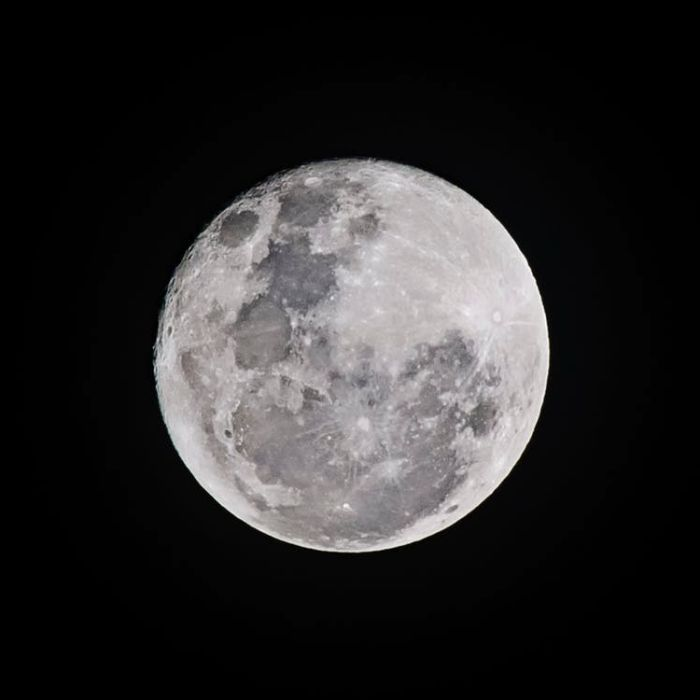
%> input picture Image Processing With Matlab/0008-Image-Restoration/_images/moon.jpg, 700 x 700 px
$ octave exm_001_salt_and_pepper_noise.m   (GNU Octave 9; MATLAB toolbox functions it lacks are replaced by stand-ins)
%> lines starting %> are read from the running program, lines starting %| are printed output that depends on the picture
%%
%{
Also called impulse noise, shot noise, or binary noise.
This degradation can be caused by sharp, sudden disturbances
in the image signal; its appearance is randomly scattered
white or black (or both) pixels over the image.
%}
im = rgb2gray(imread('_images/moon.jpg'));
%> im: size 700x700 uint8; min 0, max 255, mean 42.4

%% Add noise
n_im = imnoise(im, 'salt & pepper');
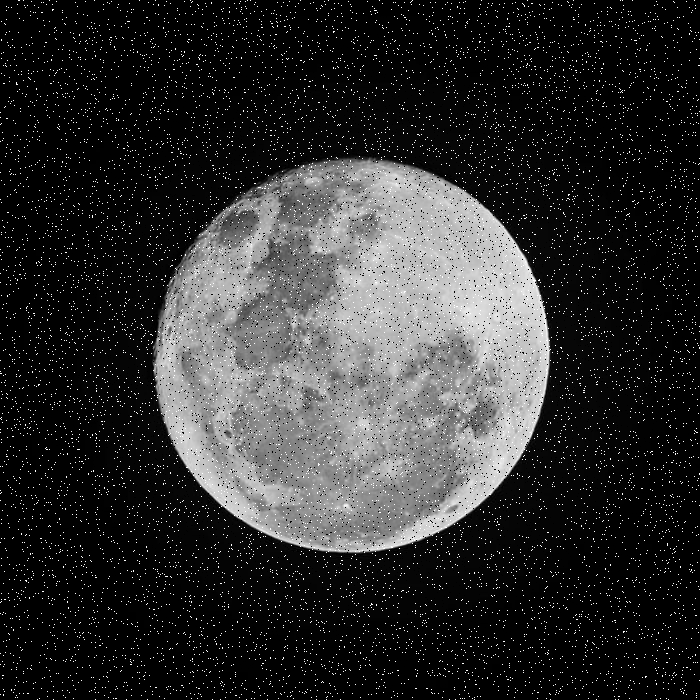
%> n_im: size 700x700 uint8; min 0, max 255, mean 46.6
%n_im = imnoise(im, 'salt & pepper', 0.02);

figure,
subplot(1, 2, 1), imshow(im);
subplot(1, 2, 2), imshow(n_im);


%% Remove Noise with average filter (color image)
%{
Given that pixels corrupted by salt and pepper noise are high frequency
components of an image, we should expect a low pass filter should reduce
them. So we might try filtering with an average filter
%}

r_im = imfilter(n_im, fspecial('average', 8));
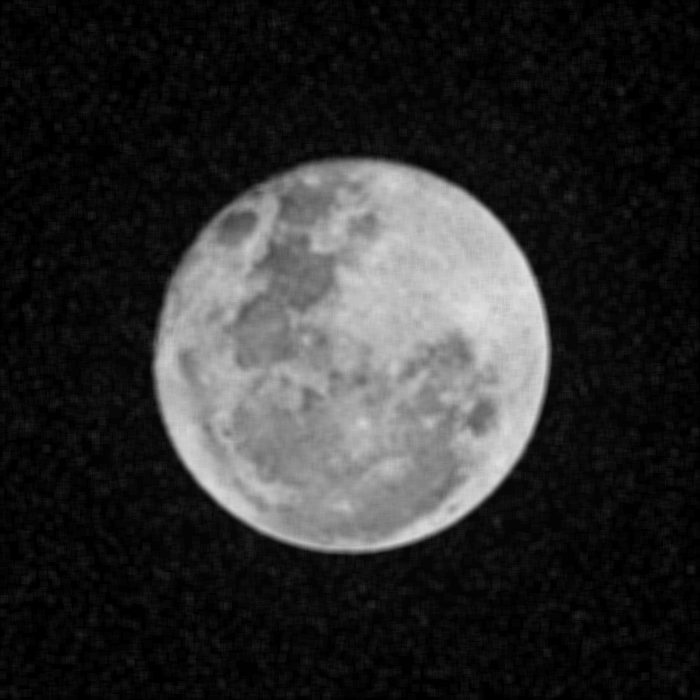
%> r_im: size 700x700 uint8; min 0, max 224, mean 46.6

figure,
subplot(1, 2, 1), imshow(n_im);
subplot(1, 2, 2), imshow(r_im), ...
    title('Remove Noise with average filter');

%% Remove Noise with median filter (only for gray image)

% r_im = medfilt2(n_im);
r_im = medfilt2(n_im, [5, 5]);

figure,
subplot(1, 2, 1), imshow(n_im);
subplot(1, 2, 2), imshow(r_im), ...
    title('Remove Noise with median filter');

%% Applying Median filter twice

r_im = medfilt2(medfilt2(n_im, [3, 3]), [5, 5]);

figure,
subplot(1, 2, 1), imshow(n_im);
subplot(1, 2, 2), imshow(r_im), ...
    title('Remove Noise with median filter twice');

%% Remove Noise using Rank order filter (gray image only);
% Best quality

r_im = ordfilt2(n_im, 5, ...
    [0 0 1 0 0; 0 0 1 0 0; 1 1 1 1 1; 0 0 1 0 0; 0 0 1 0 0]);

figure,
subplot(1, 2, 1), imshow(n_im);
subplot(1, 2, 2), imshow(r_im), ...
    title('Remove Noise using Rank order filter 5*5');

%% An Outlier Method
%{
Applying the median filter can in general be a slow operation: each pixel
requires the sorting of at least nine values.1 To overcome this difficulty,
Pratt [35] has proposed the use of cleaning salt and pepper noise by
treating noisy pixels as outliers; that is, pixels whose gray values are
significantly different from those of their neighbors. This leads to the
following approach for noise cleaning:

    1. Choose a threshold value D.
    2. For a given pixel, compare its value p with the mean m of the values
       of its eight neighbors.
    3. If |p ? m| > D, then classify the pixel as noisy, otherwise not.
    4. If the pixel is noisy, replace its value with m; otherwise leave its
       value unchanged.

%}

n_im1 = im2double(n_im);
m = [1 1 1; 1 0 1; 1 1 1]/8;
r_im = imfilter(n_im1, m);
%> r_im: size 700x700 double
D = 0.5;
r = abs(n_im1-r_im) > D;
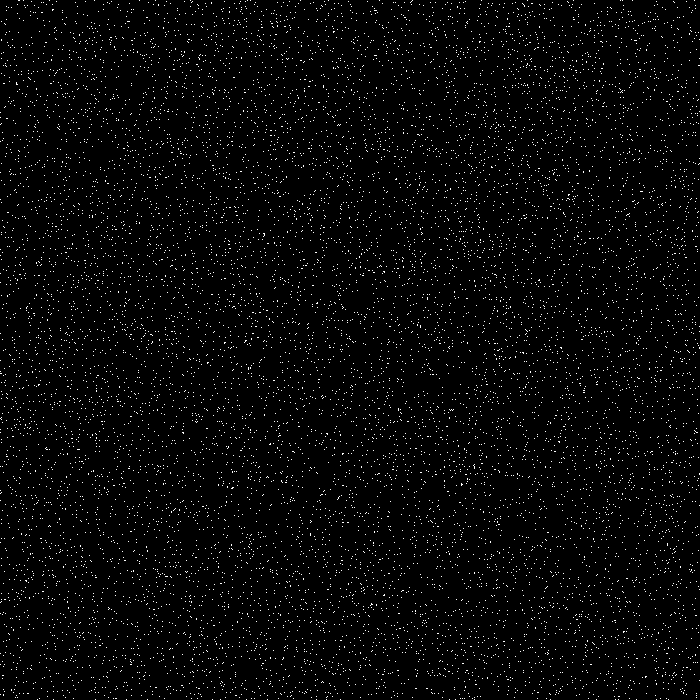
%> r: size 700x700 logical; 2.5% white in thin lines or dots

figure,
subplot(1, 2, 1), imshow(n_im);
subplot(1, 2, 2), imshow(r.*r_im + (1-r).*n_im1), ...
    title('Remove Noise with an outlier method ');
